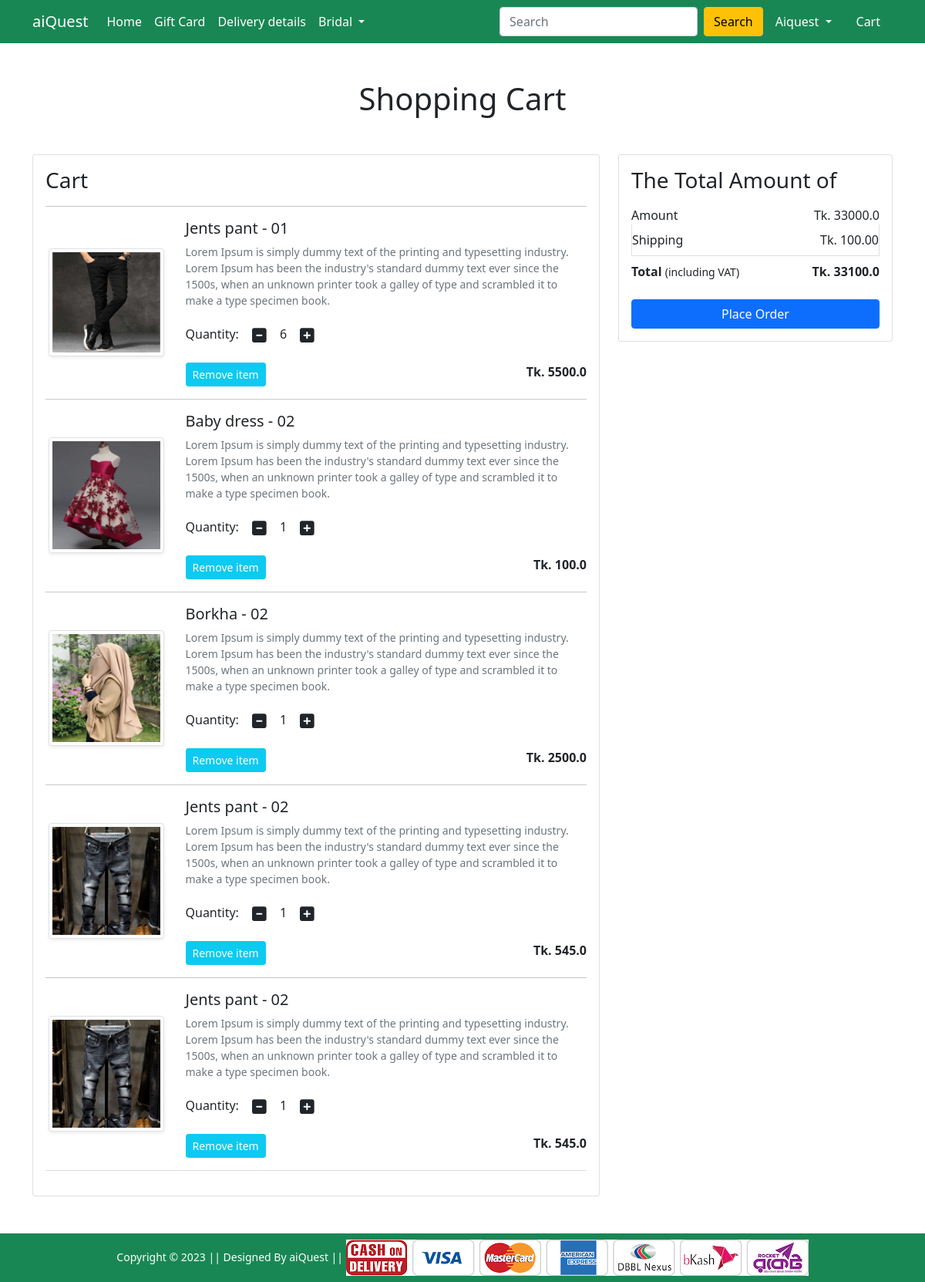
The app's page /cart/ (signed in) with its own data.
### Shop/models.py (models this page shows, shortened)
class Cart(models.Model):
    user = models.ForeignKey(User, on_delete=models.CASCADE)
    product = models.ForeignKey(Product, on_delete=models.CASCADE)
    quantity = models.PositiveIntegerField(default=1)

class Product(models.Model):
    title = models.CharField(max_length=100)
    selling_price = models.FloatField()
    discounted_price = models.FloatField()
    description = models.TextField()
    brand = models.CharField(max_length=100)
    category = models.CharField(choices=CATEGORY_CHOICES,max_length=2)
    product_image = models.ImageField(upload_to='productimg')

### Shop/views.py (the view)
# urls.py: path('cart/', views.show_cart, name='showcart'),
@login_required
def show_cart(request):
 if request.user.is_authenticated:
  user = request.user
  cart = Cart.objects.filter(user=user)
  amount = 0.0
  shipping_amount = 100.0
  total_amount = 0.0
  cart_product = [p for p in Cart.objects.all() if p.user == user]
  if cart_product:
   for p in cart_product:
    tempamount = (p.quantity * p.product.discounted_price )
    amount += tempamount   # amount = amount + tempamount
    totalamount = amount + shipping_amount
    return render(request, 'Shop/addtocart.html', {'carts':cart, 'totalamount':totalamount, 'amount':amount})
  else:
   return render(request, 'Shop/emptycart.html')

### Shop/templates/Shop/addtocart.html (shortened to what this page needs)
{% extends 'Shop/base.html' %}
{% load static %}
{% block main-content %}
<div class="container my-5">
    <div class="row">
        <h1 class="text-center mb-5">Shopping Cart</h1>
        <div class="col-sm-8">
            <div class="card">
                <div class="card-body">
                    <h3>Cart</h3>
                    {% for cart in carts %}
                    <hr>
                    <div class="row">
                        <div class="col-sm-3 text-center align-self-center"><img
                                src="{{cart.product.product_image.url}}" alt="" srcset=""
                                class="img-fluid img-thumbnail shadow-sm" height="150" width="150"> </div>
                        <div class="col-sm-9">
                            <div>
                                <h5>{{cart.product.title}}</h5>
                                <p class="mb-2 text-muted small">{{cart.product.description}}</p>
                                <div class="my-3">
                                    <label for="quantity">Quantity:</label>
                                    <a class="minus-cart btn" pid={{cart.product.id}}><i class="fas fa-minus-square fa-lg"></i></a>
                                    <span id="quantity">{{cart.quantity}}</span>
                                    <a class="plus-cart btn" pid={{cart.product.id}}><i class="fas fa-plus-square fa-lg"></i></a>
                                </div>
                                <div class="d-flex justify-content-between">
                                    <a href="" class="btn btn-sm btn-info  text-white mr-3 remove-cart" pid={{cart.product.id}}>Remove item </a>
                                    <p class="mb-0"><span><strong>Tk. {{cart.product.discounted_price}}</strong></span></p>
                                </div>
                            </div>
                        </div>
                    </div>
                    {% endfor %}
                    <hr class="text-muted">
                </div>
            </div>
        </div>
        <div class="col-sm-4">
            <div class="card">
                <div class="card-body">
                    <h3>The Total Amount of</h3>
                    <ul class="list-group">
                        <li
                            class="list-group-item d-flex justify-content-between align-items-center border-0 px-0 pb-0">
                            Amount<span>Tk. <span id="amount">{{amount}}</span></span></li>
                        <li class="list-group-item d-flex justify-content-between align-items-center px-0">
                            Shipping<span>Tk. 100.00</span></li>
                        <li
                            class="list-group-item d-flex justify-content-between align-items-center border-0 px-0 mb-3">
                            <div>
                                <strong>Total</strong> <small>(including VAT)</small>
                            </div>
                            <span><strong>Tk. <strong id="totalamount">{{totalamount}}</strong></strong></span>
                        </li>
                    </ul>
                    <div class="d-grid"><a href="{% url 'checkout' %}" class="btn btn-primary">Place Order</a></div>
                </div>
            </div>
        </div>
    </div>
</div>
{% endblock main-content %}

### Shop/templates/Shop/base.html (shortened to what this page needs)
<!doctype html>
{% load static %}
<html lang="en">
<head>
    <link href="https://cdn.jsdelivr.net/npm/bootstrap@5.0.0-beta1/dist/css/bootstrap.min.css" rel="stylesheet"
>
    <link rel="stylesheet" href="{% static 'Shop/css/owl.carousel.min.css' %}">
    <link rel="stylesheet" href="{% static 'Shop/css/all.min.css' %}">
    <link rel="stylesheet" href="{% static 'Shop/css/style.css' %}">
</head>
<body>
    <nav class="navbar navbar-expand-lg navbar-dark bg-success">
        <div class="container">
            <a class="navbar-brand" href="/">aiQuest</a>
            <div class="collapse navbar-collapse" id="navbarSupportedContent">
                <ul class="navbar-nav me-auto mb-2 mb-lg-0">
                    <li class="nav-item">
                        <a class="nav-link active" aria-current="page" href="/">Home</a>
                    </li>
                    <li class="nav-item">
                        <a class="nav-link active" aria-current="page" href="#">Gift Card</a>
                    </li>
                    <li class="nav-item">
                        <a class="nav-link active" aria-current="page" href="#">Delivery details</a>
                    </li>
                    <li class="nav-item dropdown">
                        <a class="nav-link dropdown-toggle text-white" href="#" id="electronicsDropdown" role="button"
                            data-bs-toggle="dropdown" aria-expanded="false">
                            Bridal
                        </a>
                    </li>
                </ul>
                <form class="d-flex">
                    <input class="form-control me-2" type="search" placeholder="Search" aria-label="Search">
                    <button class="btn btn-warning" type="submit">Search</button>
                </form>
                <div>
                    <ul class="navbar-nav me-auto mb-2 mb-lg-0">
                        {% if request.user.is_authenticated %}
                        <li class="nav-item dropdown mx-2">
                            <a class="nav-link dropdown-toggle text-white" href="#" id="profileDropdown" role="button"
                                data-bs-toggle="dropdown" aria-expanded="false">
                                {{request.user.username|capfirst}}
                            </a>
                        </li>
                        <li class="nav-item mx-2">
                            <a href="{% url 'showcart' %}" class="nav-link text-white"> Cart </a>
                        </li>
                        {% endif %}
                    </ul>
                </div>
            </div>
        </div>
    </nav>
    {% block main-content %} {% endblock main-content %}
    <footer class="container-fluid bg-success text-center p-2 mt-5">
        <small class="text-white">Copyright &copy; 2023 || Designed By aiQuest || </small>
        <img src="{% static 'Shop/images/paymentlogo.png' %}" alt="" srcset="" class="img-fluid" height="2px">
    </footer>
</body>
</html>

### records on screen
Cart: product.product_image (picture), product "Jents pant - 01", product.description "Lorem Ipsum is simply dummy text of the printing and typesetting industry. Lorem Ipsum has been the industry's standard dummy text ever since the 1500s, when an unknown printer took a galley of type and scrambled it to make a type specimen book.", quantity "6", product.discounted_price "5500.0"
Cart: product.product_image (picture), product "Baby dress - 02", product.description "Lorem Ipsum is simply dummy text of the printing and typesetting industry. Lorem Ipsum has been the industry's standard dummy text ever since the 1500s, when an unknown printer took a galley of type and scrambled it to make a type specimen book.", quantity "1", product.discounted_price "100.0"
Cart: product.product_image (picture), product "Borkha - 02", product.description "Lorem Ipsum is simply dummy text of the printing and typesetting industry. Lorem Ipsum has been the industry's standard dummy text ever since the 1500s, when an unknown printer took a galley of type and scrambled it to make a type specimen book.", quantity "1", product.discounted_price "2500.0"
Cart: product.product_image (picture), product "Jents pant - 02", product.description "Lorem Ipsum is simply dummy text of the printing and typesetting industry. Lorem Ipsum has been the industry's standard dummy text ever since the 1500s, when an unknown printer took a galley of type and scrambled it to make a type specimen book.", quantity "1", product.discounted_price "545.0"
Cart: product.product_image (picture), product "Jents pant - 02", product.description "Lorem Ipsum is simply dummy text of the printing and typesetting industry. Lorem Ipsum has been the industry's standard dummy text ever since the 1500s, when an unknown printer took a galley of type and scrambled it to make a type specimen book.", quantity "1", product.discounted_price "545.0"

### other values on screen
{{ request.user.username|capfirst }} "Aiquest"
{{ amount }} "33000.0"
{{ totalamount }} "33100.0"
